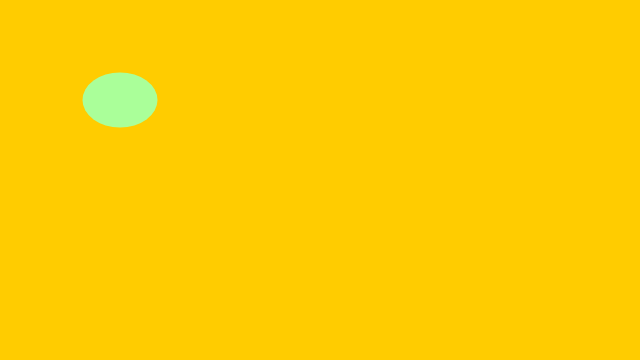
Frame 1 (no input)
Frame 60 (no input): identical to frame 1, image omitted
Frame 120 (the mouse pressed at the canvas centre since frame 60): identical to frame 1, image omitted

The p5.js sketch that drew this single still picture (run headless with seeded random() and noise() and a simulated clock; from frame 60 on, the mouse is pressed at the canvas centre):

// p5.js sketch
// ── sketch.js
/*
 * Første simple øvelse med programmering og med p5.js
 *
 * Der er opgaver nederst i denne fil
 *
 * Denne kode og forløbet som helhed er inspireret af 
 * Daniel Shiffman på Youtube-kanalen "The Coding Train"
 * Tilpasset til gymnasiebrug af Simon Moe og Erik Lund
*/

/*
 * setup()-funktionen køres når scriptet starter (eller genstarter)
 * Det er en del af p5.js
 */
function setup() {
    createCanvas(640, 360);
}

/*
 * draw()-funktionen kører hele tiden, 60 gange i sekundet, hvis det er muligt
 * Det er også en del af p5.js - måske den vigtigste
 */
function draw() {
    background(255,204,0);
    fill('#af9'); 
    noStroke();
    ellipse(120, 100, 75, 55);
}

/*
OPGAVER:

1) Prøv at ændre størrelse på programmets canvas, 
   ved at ændre i de tal der står i parantesen efter createCanvas()
   Gem ændringerne ved at trykke på ctrl-s (cmd-s på en mac)
   
2) Prøv at slette linjen noStroke() – hvad sker der nu?

3) Fortryd sletningen ved hjælp af ctrl-z. Og gem igen.
   Tjek at det ser ud som før.
   Skriv i stedet to skråstreger foran linjen. Hvad skete der så?
   De to skråstreger angiver, at det der kommer bagefter ikke skal
   forstås som kode der skal eksekveres men en kommentar. At 
   "udkommentere" en linje er en hurtig måde at afprøve ændringer 
   i sin kode, ved at gemme det væk men ikke slette det

4) Undersøg på   https://p5js.org/reference/
   de øvrige tre ord i draw()-funktionen, og find ud af hvad det 
   er for tal og værdier, der står inde i parenteserne  
   
5) metoden fill() tager en mærkelig parameter: ‘#fae’. 
   I virkeligheden svarer det til en farvekode – se om du kan google
   #fae og oversætte den til tre tal, ligesom der står i metoden 
   background. På den måde kan metoder ofte tage flere forskellige 
   slags parametre – og man skal kigge i referencen for at se 
   hvilke.

6) Find i   Reference   metoden rect() – se om du kan tegne 
   en firkant oven over cirklen. ellipse, rect og en række andre
   typer af figurer står under "2D Primitives"
   
7) Metoden fill() virker ligesom en farvevælger. Man kan vælge 
   en ny farve før man tegner noget – fx din firkant. Prøv at 
   indsætte fill(100,100,0) før du tegner firkanten – hvad sker 
   der nu? Prøv så at indsætte en fjerde parameter i din fill:
    fill(100,200,50,150);
   Hver gang man vil skifte farve på fyld eller streg, er man nødt til at angive det.

*/
